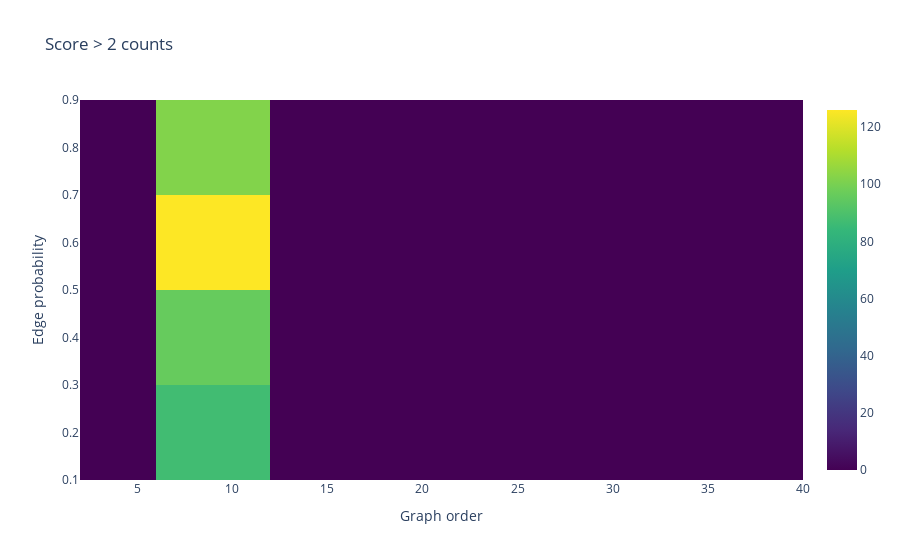

Notebook code for this chart:
### Code cell
# extract data from results dictionary
edge_probs = parameter_grid["edge_prob"]
graph_orders = parameter_grid["graph_order"]
score_gt_2_counts = [[results[(edge_prob, graph_order)]["score_gt_2_count"] for graph_order in graph_orders] for edge_prob in edge_probs]

# create heatmap
heatmap = go.Heatmap(
    z=score_gt_2_counts,
    x=graph_orders,
    y=edge_probs,
    colorscale='Viridis'
)

# create layout
layout = go.Layout(
    title='Score > 2 counts',
    xaxis=dict(title='Graph order'),
    yaxis=dict(title='Edge probability')
)

# create figure
fig = go.Figure(data=[heatmap], layout=layout)

# show figure
fig.show()

### Figure 1 — Plotly figure (JSON) as saved in the notebook; plotly's stock layout.template omitted (floating-point values rounded to 4 significant figures)
{"data": [{"colorscale": [[0, "#440154"], [0.1111, "#482878"], [0.2222, "#3e4989"], [0.3333, "#31688e"], [0.4444, "#26828e"], [0.5556, "#1f9e89"], [0.6667, "#35b779"], [0.7778, "#6ece58"], [0.8889, "#b5de2b"], [1, "#fde725"]], "type": "heatmap", "x": [4, 8, 16, 32], "y": [0.2, 0.4, 0.6, 0.8], "z": [[0, 87, 0, 0], [0, 96, 0, 0], [0, 126, 0, 0], [0, 102, 0, 0]]}], "layout": {"title": {"text": "Score > 2 counts"}, "xaxis": {"title": {"text": "Graph order"}}, "yaxis": {"title": {"text": "Edge probability"}}}}
